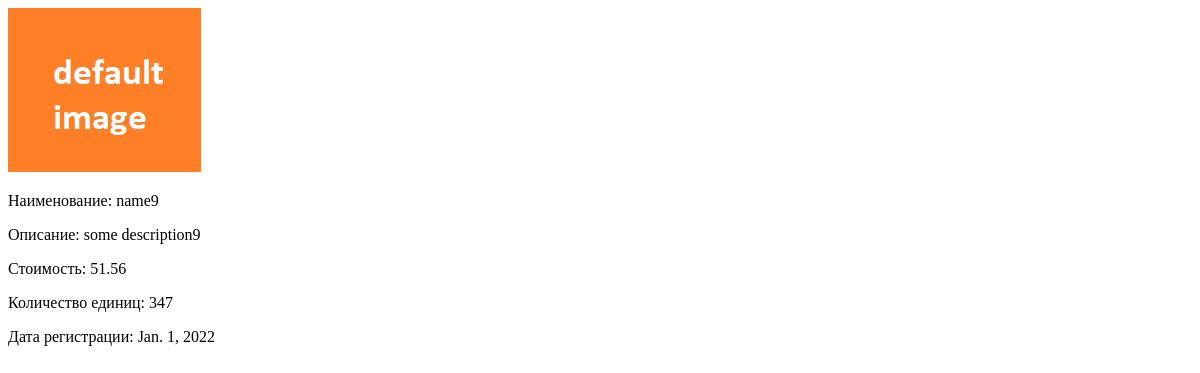
/show_product/10/, run on an earlier commit of the app's database.
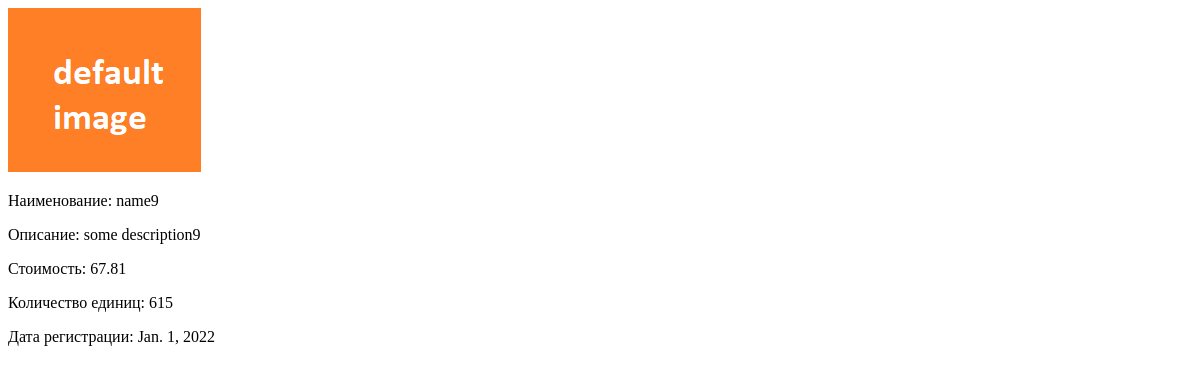
And on a later commit of the database.
### myapp/models.py (models this page shows, shortened)
class Product(models.Model):
    name = models.CharField(max_length=100)
    description = models.TextField()
    price = models.DecimalField(max_digits=8, decimal_places=2)
    amount = models.IntegerField()
    date = models.DateField(blank=False)
    imageName = models.CharField(max_length=100, default='default_image.png')

### myapp/views.py (the view)
# urls.py: path('show_product/<int:pk>/', views.show_product, name='show_product'),
def show_product(request, pk):
    product = Product.objects.filter(pk=pk).first()
    if product is not None:
        context = {'incorrect_product': False,
                   'name': product.name,
                    'description': product.description,
                    'price':  product.price,
                    'amount': product.amount,
                    'date': product.date,
                    'path_image': str(os.path.join(MEDIA_ROOT, product.imageName)) }  # not works...
    else:
        context = {'incorrect_product': True}
    return render (request, 'myapp/show_product.html', context)

### myapp/templates/myapp/show_product.html (shortened to what this page needs)
{% extends 'myapp/base.html' %}
{% block content %}
    {% if incorrect_product %}
        <p>Введен некорректный id товара</p>
    {% else %}
        <img src="{{path_image}}"></img>
        <p>Наименование: {{ name }}</p>
        <p>Описание: {{ description }}</p>
        <p>Стоимость: {{ price }}</p>
        <p>Количество единиц: {{ amount }}</p>
        <p>Дата регистрации: {{ date }}</p>
    {% endif %}
{% endblock %}

What changed in the data, as far as the page shows it:
changed Product "name9": price "51.56" → "67.81"
Also different on the page:
{{ amount }}: "347" → "615"
